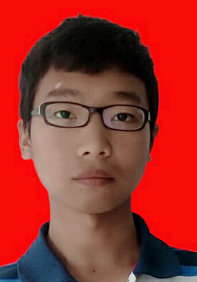
#> input picture OpenCV/book/ch4/image/ff.png, 197 x 282 px
$ python GrabCut.py
#> lines starting #> are read from the running program, lines starting #| are printed output that depends on the picture
import numpy as np
import cv2

'''
img——待分割的源图像，必须是8位3通道，在处理的过程中不会被修改
mask——掩码图像，如果使用掩码进行初始化，那么mask保存初始化掩码信息；在执行分割的时候，
也可以将用户交互所设定的前景与背景保存到mask中，然后再传入grabCut函数；在处理结束之后，mask中会保存结果。mask只能取以下四种值：
GCD_BGD（=0），背景；
GCD_FGD（=1），前景；
GCD_PR_BGD（=2），可能的背景；
GCD_PR_FGD（=3），可能的前景。
              如果没有手工标记GCD_BGD或者GCD_FGD，那么结果只会有GCD_PR_BGD或GCD_PR_FGD；
rect——用于限定需要进行分割的图像范围，只有该矩形窗口内的图像部分才被处理；
bgdModel——背景模型，如果为None，函数内部会自动创建一个bgdModel；bgdModel必须是单通道浮点型图像，且行数只能为1，列数只能为13x5；
fgdModel——前景模型，如果为None，函数内部会自动创建一个fgdModel；fgdModel必须是单通道浮点型图像，且行数只能为1，列数只能为13x5；
iterCount——迭代次数，必须大于0；
mode——用于指示grabCut函数进行什么操作，可选的值有：
GC_INIT_WITH_RECT（=0），用矩形窗初始化GrabCut；
GC_INIT_WITH_MASK（=1），用掩码图像初始化GrabCut；
GC_EVAL（=2），执行分割。
'''

img = cv2.imread('./image/ff.png')
#> img is the input picture: shape (282, 197, 3); mean B, G, R 42.2, 47.5, 156.6
# 创建一个和图像同样大小的掩模，并用0填充
mask = np.zeros(img.shape[:2], np.uint8)
# print(img.shape[:2])
# 创建以0填充的背景和前景模型
bgdModel = np.zeros((1, 65), np.float64)
fgdModel = np.zeros((1, 65), np.float64)
# rect 前景的矩形，格式为（x,y,w,h），分别为左上角坐标和宽度，高度
rect = (0, 20, 197, 282)

'''
img 输入图像
mask 蒙板图像，确定前景区域，背景区域，不确定区域，可以设置为cv2.GC_BGD,cv2.GC_FGD,cv2.GC_PR_BGD,cv2.GC_PR_FGD，也可以输入0,1,2,3
rect 前景的矩形，格式为（x,y,w,h），分别为左上角坐标和宽度，高度
bdgModel, fgdModel 算法内部是用的数组，只需要创建两个大小为(1,65）np.float64的数组。
iterCount 迭代次数
mode cv2.GC_INIT_WITH_RECT 或 cv2.GC_INIT_WITH_MASK，使用矩阵模式还是蒙板模式。
'''

cv2.grabCut(img, mask, rect, bgdModel, fgdModel, 10, cv2.GC_INIT_WITH_RECT)
# print(mask)

mask2 = np.where((mask == 2) | (mask == 0), 0, 1).astype('uint8')
# np.newaxis 增加一维； 每个通道都进行相应的变换
img1 = img * mask2[:, :, np.newaxis]
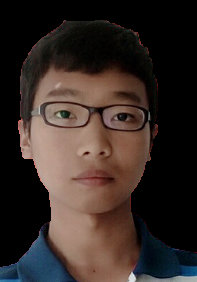
#> img1: shape (282, 197, 3); mean B, G, R 38.2, 42.7, 54.2
imgall = np.hstack((img1, img))
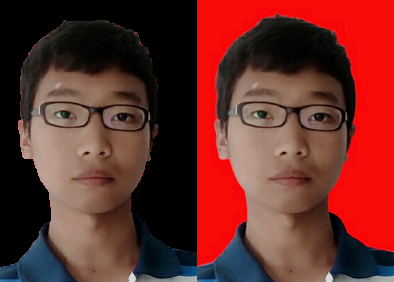
#> imgall: shape (282, 394, 3); mean B, G, R 40.2, 45.1, 105.4
cv2.imshow('a', imgall)
cv2.waitKey(0)
cv2.destroyAllWindows()
